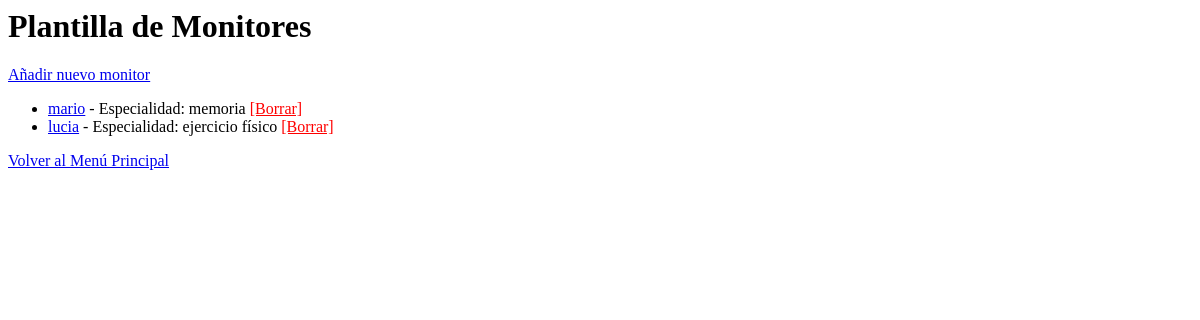
Page /monitores/ on the earlier database version.
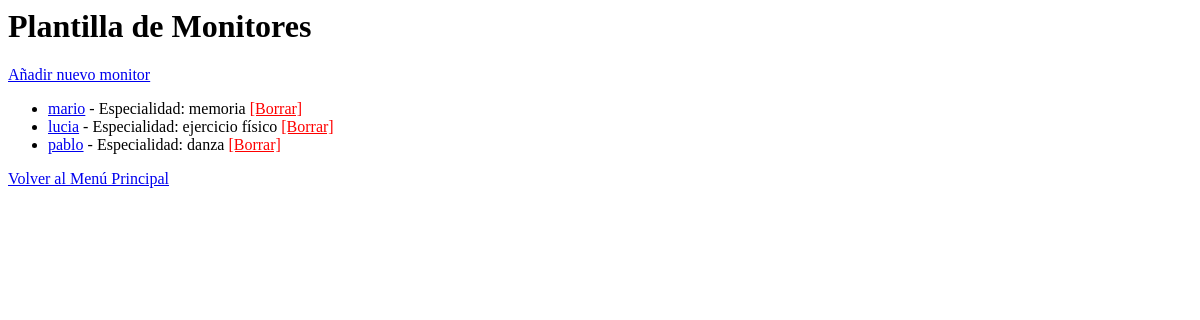
Same page on the later database version.
### gestion/models.py (models this page shows, shortened)
class Monitor(models.Model):
    nombre = models.CharField(max_length=100)
    especializacion = models.CharField(max_length=100)

### gestion/views.py (the view)
# urls.py: path('monitores/', views.lista_monitores, name='lista_monitores'),
def lista_monitores(request):
    monitores = Monitor.objects.all()
    return render(request, 'gestion/monitor_list.html', {'monitores': monitores})

### gestion/templates/gestion/monitor_list.html
<h1>Plantilla de Monitores</h1>
<a href="{% url 'crear_monitor' %}"> Añadir nuevo monitor</a>
<ul>
    {% for monitor in monitores %}
        <li>
            <a href="{% url 'detalle_monitor' monitor.id %}">{{ monitor.nombre }}</a>
            - Especialidad: {{ monitor.especializacion }}
            <a href="{% url 'eliminar_monitor' monitor.id %}" style="color:red;">[Borrar]</a>
        </li>
    {% endfor %}
</ul>
<a href="{% url 'inicio' %}"> Volver al Menú Principal</a>

Differences in the rows shown:
added Monitor: nombre "pablo", especializacion "danza"
